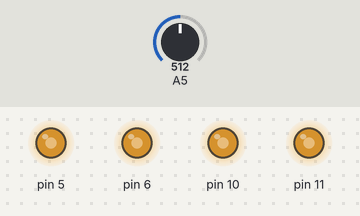
The sketch below on a simulated Arduino Uno, built with avr-gcc and run on an emulated ATmega328P. On the bench: output pins drawn as LEDs (lit = HIGH). The inputs (shaded band) are chosen by the test bench; at power-on: A5 = 512.

Above: at 1.2 s.
1.3 s: A5 set to 1013
2.8 s: A5 set to 1023
At 3.1 s:
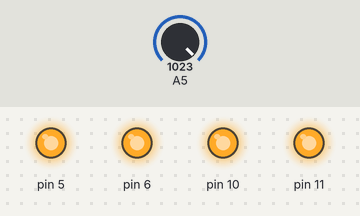
4.3 s: A5 set to 900
At 5.4 s:
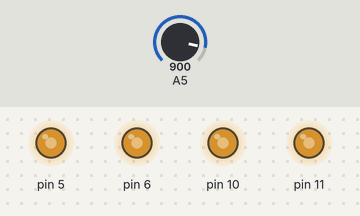
Timing chart, 0 to 7.3 s (numbered marks = the images above; inputs shaded):
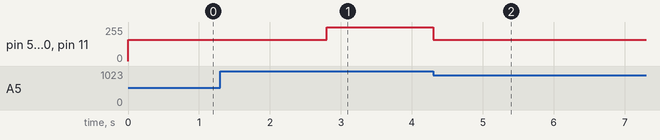

The sketch:

IRled.ino
```cpp
const int brightness = 160;
int analog,scale;
const int maxOC = 200;

void setup(){
  pinMode(5,OUTPUT);
  pinMode(6,OUTPUT);
  pinMode(10,OUTPUT);
  pinMode(11,OUTPUT);
}

void loop()
{
  analog = analogRead(A5);
  scale = (analog/1023)*255;
  constrain(scale,0,maxOC);
  if(scale <= brightness)
  {
      analogWrite(5,brightness);
      analogWrite(6,brightness);
      analogWrite(10,brightness);
      analogWrite(11,brightness);
  }
  else if(scale > brightness)
  {
      analogWrite(5,scale);
      analogWrite(6,scale);
      analogWrite(10,scale);
      analogWrite(11,scale);
  }
}
```

Measured:
- the behaviour switches between 1022 and 1023 on A5 (found by bisection; images 0 and 1)
- after the input at 1.3 s, every drawn part: stays the same
- after the input at 2.8 s, pin 5, pin 6, pin 10, pin 11: 160/255 → 255/255 at once
- after the input at 4.3 s, pin 5, pin 6, pin 10, pin 11: 255/255 → 160/255 at once
